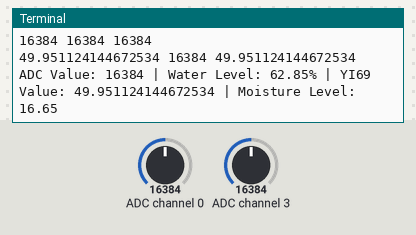
Bench run of a program on a simulated Raspberry Pi (BCM pin numbers). On the bench: the last lines printed to the terminal. The inputs (shaded band) are chosen by the test bench; at power-on: ADC channel 0 = 16384, ADC channel 3 = 16384 (analog values on the 0–32767 scale).

Above: at 1.2 s.
1.3 s: ADC channel 0 set to 22936
At 2.4 s:
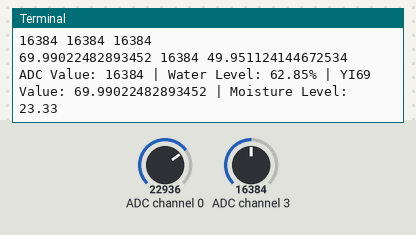
2.8 s: ADC channel 3 set to 22936
At 3.6 s:
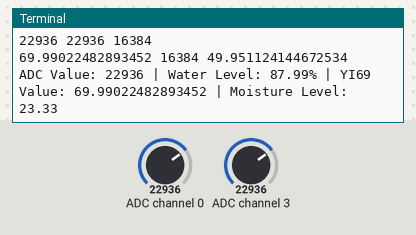
4.3 s: ADC channel 0 set to 26395
At 5.6 s:
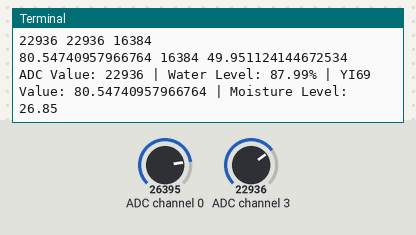
5.8 s: ADC channel 3 set to 26395
At 6.9 s:
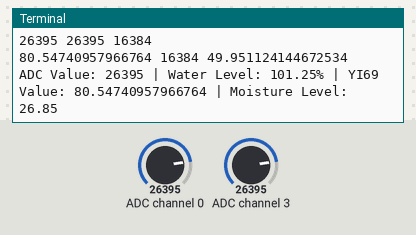
Timing chart, 0 to 8.3 s (numbered marks = the images above; inputs shaded):
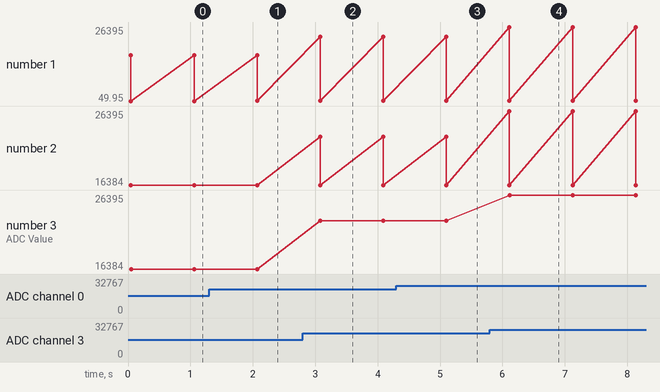

The program:

start.py
```python
"""
This Raspberry Pi code was developed by newbiely.com
This Raspberry Pi code is made available for public use without any restriction
For comprehensive instructions and wiring diagrams, please visit:
https://newbiely.com/tutorials/raspberry-pi/raspberry-pi-water-sensor
"""
import time
import Adafruit_ADS1x15
import spidev

class SensorHumitatTerraYI69:
    """
    Classe per gestionar el sensor d'humitat de terra YI-69 mitjançant un MCP3008 ADC.
    """

    def __init__(self, canal=0, bus=0, device=0):
        """
        Inicialitza la connexió amb el MCP3008 i el sensor YI-69.
        :param canal: Canal de l'ADC al qual està connectat el sensor (0-7).
        :param bus: Bus SPI (per defecte és 0).
        :param device: Dispositiu SPI (per defecte és 0).
        """
        self.canal = canal
        self.bus = bus
        self.device = device

        # Inicialització de l'ADC MCP3008
        self.spi = spidev.SpiDev()
        self.spi.open(self.bus, self.device)
        self.spi.max_speed_hz = 1350000  # Configuració de la velocitat SPI

    def llegir_analogic(self):
        """
        Llegeix un valor analògic de l'ADC.
        :return: Valor digitalitzat (0-1023).
        """
        # Enviar la comanda per llegir del canal seleccionat
        request = [1, (8 + self.canal) << 4, 0]
        resposta = self.spi.xfer2(request)

        # Convertir la resposta de l'ADC (10 bits)
        resultat = ((resposta[1] & 3) << 8) + resposta[2]
        return resultat

    def llegir_humitat(self):
        """
        Llegeix el valor de humitat del sensor YI-69.
        :return: Valor de la humitat en un rang de 0 a 100.
        """
        # Llegeix el valor analògic
        valor_analogic = self.llegir_analogic()

        # Convertir el valor a percentatge de humitat (0-100%)
        # Considerant que el sensor té un rang de 0 (sec) a 1023 (molt humit).
        humitat = (valor_analogic / 1023.0) * 100
        return humitat

    def tancar(self):
        """Tanca la connexió SPI amb l'ADC."""
        self.spi.close()


# Create an ADS1115 ADC instance
ADC = Adafruit_ADS1x15.ADS1115(busnum = 1)

# Specify the ADC channel (0-3) based on your connection
ADC_CHANNEL = 3 # A3 of ADS1115 module
Y69_CHANNEL = 0 # A0 of Y69 module

# Set the gain (input voltage range) for your application
GAIN = 1  # Gain of 1 corresponds to +/-4.096V

# Define the conversion factor for water level calculation
MIN_ADC_VALUE = 0 # 14134  # Replace with the minimum ADC value for your sensor
MAX_ADC_VALUE = 26068 # 25470 # Replace with the maximum ADC value for your sensor

max_adc,min_adc = ADC.read_adc(ADC_CHANNEL, gain=GAIN),ADC.read_adc(ADC_CHANNEL, gain=GAIN)
max_YI69, min_YI69 = ADC.read_adc(Y69_CHANNEL, gain=GAIN), ADC.read_adc(Y69_CHANNEL, gain=GAIN)

# Define the conversion factor for soil moisture calculation
MIN_MOISTURE_VALUE = 0 # Replace with the minimum SOIL MOISTURE value for your sensor
MAX_MOISTURE_VALUE = 300 # Replace with the maximum SOIL MOISTURE value for your sensor

# Define a Soil Moisture Sensor
YI69 = SensorHumitatTerraYI69()

try:
    while True:
        # Read the raw ADC value
         adc_value = ADC.read_adc(ADC_CHANNEL, gain=GAIN)
         YI69_value = YI69.llegir_humitat()

         if max_adc < adc_value:
              max_adc = adc_value
         if min_adc > adc_value:
              min_adc = adc_value
         print(adc_value, max_adc, min_adc)

         if max_YI69 < YI69_value:
              max_YI69 = YI69_value
         if min_YI69 > YI69_value:
              min_YI69 = YI69_value
         print(YI69_value, max_YI69, min_YI69)

	 # Convert the raw ADC value to a water level percentage
         water_level = (adc_value - MIN_ADC_VALUE) / (MAX_ADC_VALUE - MIN_ADC_VALUE) * 100
         moisture_level = (YI69_value - MIN_MOISTURE_VALUE) /  (MAX_MOISTURE_VALUE - MIN_MOISTURE_VALUE) * 100

         print(f"ADC Value: {adc_value} | Water Level: {water_level:.2f}% | YI69 Value: {YI69_value} | Moisture Level: {moisture_level:.2f}")

         time.sleep(1)  # Wait for a second before the next reading

except KeyboardInterrupt:
     print("\nLectura aturada per l'usuari.")

#finally:
#	Y69_value.tancar()
```

Measured:
- after the input at 1.3 s, the terminal: prints a new line after 0.77 s (image 1)
- after the input at 2.8 s, the terminal: prints a new line after 0.28 s (image 2)
- after the input at 4.3 s, the terminal: prints a new line after 0.80 s (image 3)
- after the input at 5.8 s, the terminal: prints a new line after 0.31 s (image 4)
- plotted number 1: 49.95 → 69.99 after the input at 1.3 s, 69.99 → 80.55 after the input at 4.3 s
- plotted number 3: 16384 → 22936 after the input at 2.8 s, 22936 → 26395 after the input at 5.8 s
